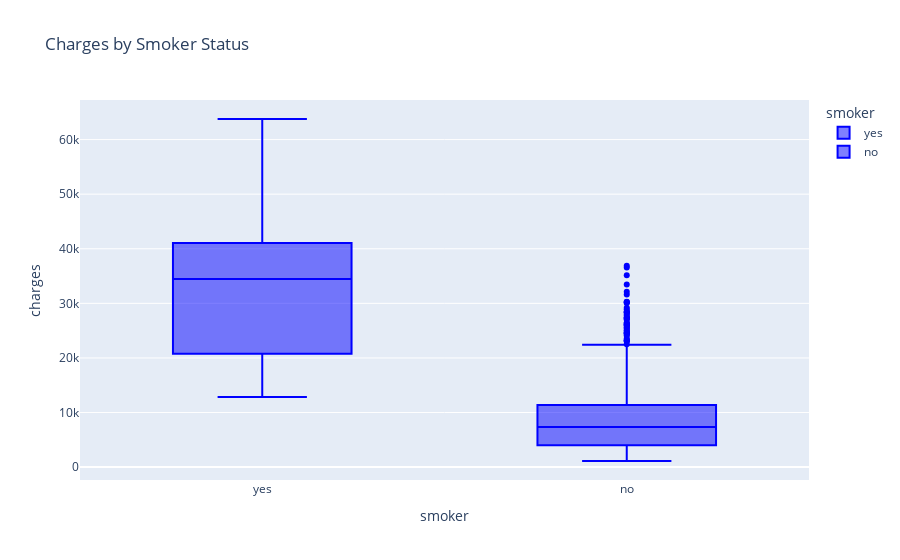

Here is the notebook cell this chart was saved with:
### Markdown cell above
### 2. Box and Whisker Plot (Charges by Smoker Status)

### Code cell
import plotly.express as px

fig = px.box(df, x='smoker', y='charges', color='smoker', title='Charges by Smoker Status')
fig.update_traces(marker_color='blue')
fig.show()

### Figure 1 — Plotly figure (JSON) as saved in the notebook; plotly's stock layout.template omitted (floating-point values rounded to 4 significant figures; data arrays with more than 128 entries replaced by an {"elided": "..."} marker saying what was removed)
{"data": [{"alignmentgroup": "True", "hovertemplate": "smoker=%{x}<br>charges=%{y}<extra></extra>", "legendgroup": "yes", "marker": {"color": "blue"}, "name": "yes", "notched": false, "offsetgroup": "yes", "orientation": "v", "showlegend": true, "type": "box", "x": {"elided": "274 str values"}, "x0": " ", "xaxis": "x", "y": {"elided": "274 float values"}, "y0": " ", "yaxis": "y"}, {"alignmentgroup": "True", "hovertemplate": "smoker=%{x}<br>charges=%{y}<extra></extra>", "legendgroup": "no", "marker": {"color": "blue"}, "name": "no", "notched": false, "offsetgroup": "no", "orientation": "v", "showlegend": true, "type": "box", "x": {"elided": "1064 str values"}, "x0": " ", "xaxis": "x", "y": {"elided": "1064 float values"}, "y0": " ", "yaxis": "y"}], "layout": {"boxmode": "overlay", "legend": {"title": {"text": "smoker"}, "tracegroupgap": 0}, "title": {"text": "Charges by Smoker Status"}, "xaxis": {"anchor": "y", "categoryarray": ["yes", "no"], "categoryorder": "array", "domain": [0, 1], "title": {"text": "smoker"}}, "yaxis": {"anchor": "x", "domain": [0, 1], "title": {"text": "charges"}}}}
